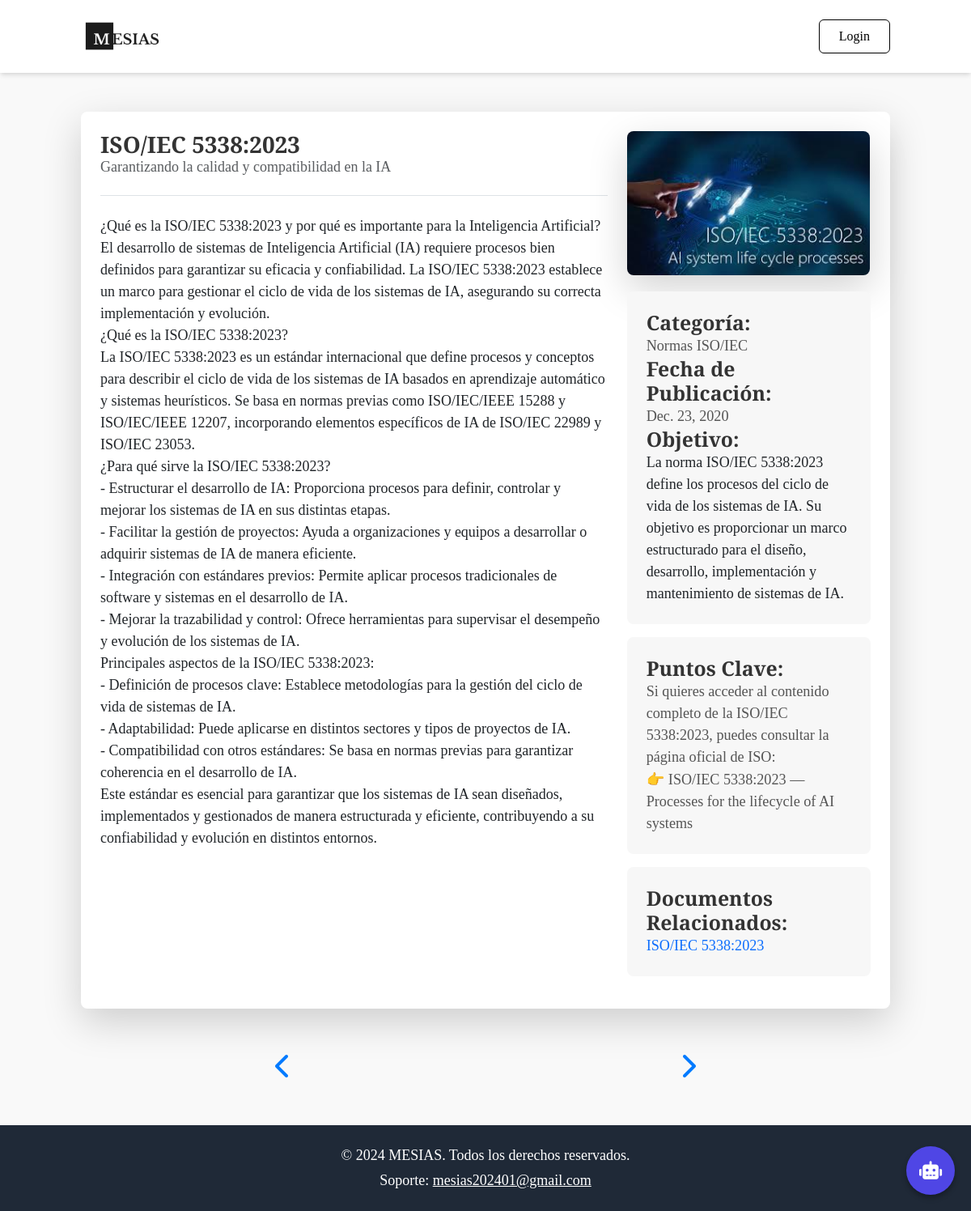
Page /lineamiento/11/ on the committed database.
### myapp/models.py (models this page shows, shortened)
class Lineamiento(models.Model):
    imagen = models.ImageField(upload_to='lineamientos/', blank=True, null=True)
    titulo_secundario = models.CharField(max_length=100, blank=True, null=True)
    titulo_principal = models.CharField(max_length=200)
    descripcion = models.TextField(blank=True, null=True)
    categoria = models.CharField(max_length=100, blank=True, null=True)
    fecha = models.DateField(blank=True, null=True)
    objetivo = models.TextField(blank=True, null=True)
    puntos_clave = models.TextField(max_length=500, blank=True, null=True)  # Cambiado a CharField
    documentos = models.ManyToManyField('Documento', blank=True)  # Relación con otro modelo para documentos

class Documento(models.Model):
    nombre = models.CharField(max_length=100)
    url = models.URLField()

### myapp/views.py (the view)
# urls.py: path('lineamiento/<int:id>/', LineamientoDetalleView, name='lineamiento_detalle'),
def LineamientoDetalleView(request, id):
    lineamiento = get_object_or_404(Lineamiento, id=id)
    siguiente_lineamiento = Lineamiento.objects.filter(id__gt=lineamiento.id).order_by('id').first()
    anterior_lineamiento = Lineamiento.objects.filter(id__lt=lineamiento.id).order_by('-id').first()
    context = {
        'lineamiento': lineamiento,
        'siguiente_lineamiento': siguiente_lineamiento,
        'anterior_lineamiento': anterior_lineamiento
    }
    return render(request, 'lineamiento_detalle.html', context)

### myapp/templates/lineamiento_detalle.html (shortened to what this page needs)
{% load static %}
<!DOCTYPE html>
<html lang="es">
<head>
    <link href="https://cdn.jsdelivr.net/npm/bootstrap@5.3.0-alpha3/dist/css/bootstrap.min.css" rel="stylesheet">
    <link href="https://cdn.jsdelivr.net/npm/tailwindcss@2.2.19/dist/tailwind.min.css" rel="stylesheet">
    <link href="https://cdnjs.cloudflare.com/ajax/libs/font-awesome/6.0.0-beta3/css/all.min.css" rel="stylesheet">
</head>
<body>
{% include 'header.html' %}
<main class="container py-5">
    <div class="bg-white shadow-lg rounded-lg p-4 mb-5">
        <div class="row">
            <div class="col-md-8 mb-4">
                <h2 class="section-header1">{{ lineamiento.titulo_principal }}</h2>
                <h3 class="text-muted mb-4">{{ lineamiento.titulo_secundario }}</h3>
                <div class="border-bottom mb-4"></div>
                <p class="section-content">{{ lineamiento.descripcion|linebreaks }}</p>
            </div>
            <div class="col-md-4">
                <img src="{{ lineamiento.imagen.url }}" alt="{{ lineamiento.titulo_principal }}" class="img-fluid rounded-lg shadow-lg small-img">
                <div class="bg-light-custom p-4 rounded-lg mb-3">
                    {% if lineamiento.categoria %}
                    <h4 class="section-header">Categoría:</h4>
                    <p class="section-content">{{ lineamiento.categoria }}</p>
                    {% endif %}
                    {% if lineamiento.fecha %}
                    <h4 class="section-header">Fecha de Publicación:</h4>
                    <p class="section-content">{{ lineamiento.fecha }}</p>
                    {% endif %}
                    {% if lineamiento.objetivo %}
                    <h4 class="section-header">Objetivo:</h4>
                    <p class="section-content">{{ lineamiento.objetivo|linebreaks }}</p>
                    {% endif %}
                </div>
                {% if lineamiento.puntos_clave %}
                <div class="bg-light-custom p-4 rounded-lg mb-3">
                    <h4 class="section-header">Puntos Clave:</h4>
                    <ul class="section-content list-unstyled">
                        {% for punto in lineamiento.puntos_clave.splitlines %}
                        {% if punto %}
                        <li> {{ punto }}</li>
                        {% endif %}
                        {% endfor %}
                    </ul>
                </div>
                {% endif %}
                {% if lineamiento.documentos.all %}
                <div class="bg-light-custom p-4 rounded-lg mb-3">
                    <h4 class="section-header">Documentos Relacionados:</h4>
                    <ul class="list-unstyled section-content">
                        {% for documento in lineamiento.documentos.all %}
                        <li><a href="{{ documento.url }}" target="_blank" class="text-primary text-decoration-none">{{ documento.nombre }}</a></li>
                        {% endfor %}
                    </ul>
                </div>
                {% else %}
                <p class="section-content">No hay documentos relacionados disponibles.</p>
                {% endif %}
            </div>
        </div>
    </div>
    <div class="navigation-arrows">
        {% if anterior_lineamiento %}
            <a href="{% url 'lineamiento_detalle' id=anterior_lineamiento.id %}" class="prev">
                <i class="fas fa-chevron-left"></i>
            </a>
        {% endif %}
        {% if siguiente_lineamiento %}
            <a href="{% url 'lineamiento_detalle' id=siguiente_lineamiento.id %}" class="next">
                <i class="fas fa-chevron-right"></i>
            </a>
        {% endif %}
    </div>
</main>
{% include 'footer.html' %}
</body>
</html>

### myapp/templates/lineamiento_detalle.html (style rules this page uses)
body { font-family: 'Playfair Display', serif; background-color: #f9f9f9; font-size: 1.125rem; }
.section-header { font-size: 1.55rem; font-weight: 600; color: #333; }
.section-header1 { font-size: 1.75rem; font-weight: 700; color: #333; }
.section-content { font-size: 1.135rem; color: #555; }
.bg-light-custom { background-color: #f7f7f7; }
.navigation-arrows { display: flex; justify-content: space-between; align-items: center; margin-top: 40px; }
.navigation-arrows a { font-size: 2rem; color: #007bff; text-decoration: none; transition: color 0.3s; }
.navigation-arrows .prev, .navigation-arrows .next { flex: 1; text-align: center; }
.small-img { width: 100%; max-width: 300px; margin: 0 auto 20px auto; display: block; }

### rows in the picture
Lineamiento: titulo_principal "ISO/IEC 5338:2023", titulo_secundario "Garantizando la calidad y compatibilidad en la IA", descripcion "¿Qué es la ISO/IEC 5338:2023 y por qué es importante para la Inteligencia Artificial? El desarrollo de sistemas de Inteligencia Artificial (IA) requiere procesos bien definidos para garantizar su eficacia y confiabilidad. La ISO/IEC 5338:2023 establece un marco para gestionar el ciclo de vida de los sistemas de IA, asegurando su correcta implementación y evolución. ¿Qué es la ISO/IEC 5338:2023? La ISO/IEC 5338:2023 es un estándar internacional que define procesos y conceptos para describir el ciclo de vida de los sistemas de IA basados en aprendizaje automático y sistemas heurísticos. Se basa en normas previas como ISO/IEC/IEEE 15288 y ISO/IEC/IEEE 12207, incorporando elementos específicos…", imagen (picture), categoria "Normas ISO/IEC", fecha "Dec. 23, 2020", objetivo "La norma ISO/IEC 5338:2023 define los procesos del ciclo de vida de los sistemas de IA. Su objetivo es proporcionar un marco estructurado para el diseño, desarrollo, implementación y mantenimiento de sistemas de IA."
Documento: nombre "ISO/IEC 5338:2023"

### other values in the picture
{{ punto }} "Si quieres acceder al contenido completo de la ISO/IEC 5338:2023, puedes consultar la página oficial de ISO:" "👉 ISO/IEC 5338:2023 — Processes for the lifecycle of AI systems"
